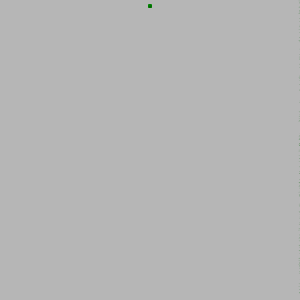
Frame 1 (no input)
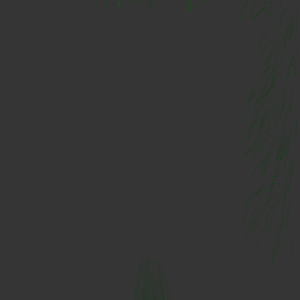
Frame 60 (the mouse pressed at the canvas centre just before this capture)
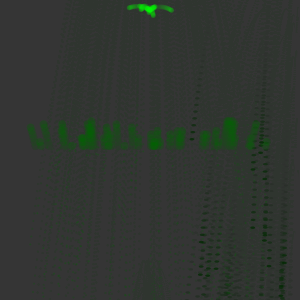
Frame 120 (the mouse held since frame 60 and released just before this capture)

The Processing sketch that drew these frames (run headless with seeded random() and noise(); from frame 60 on, the mouse is pressed at the canvas centre):

// Processing sketch: processing_41766
// ── processing_41766.pde


int numParticles = 400;

GenParticle[] p = new GenParticle[numParticles];

void setup() {
  size(300, 300);
  noStroke();
  smooth();
  for (int i = 0; i < p.length; i++) {
    float velX = random(-1, 1);
    float velY = random(-5, -3);
    // note the different origin locations, here
    // sparks are made near the top of the sketch, water comes up from the bottom
    if (random(10) > 5) {
      p[i] = new SparkParticle(width/2, 10, velX, velY, 2.0, width/2, 10);
    }
    else {
      p[i] = new WaterParticle(width, random(height), velX, velY, 2.0, width/2, height);
    }
  }
}

void draw() {
  fill(50, 36);
  rect(0, 0, width, height);
  for (int i = 0; i < p.length; i++) {
    p[i].update();
    p[i].regenerate();
    p[i].display();
  }
}


class WaterParticle extends GenParticle {
  float age;

  WaterParticle(float xIn, float yIn, float vxIn, float vyIn, float r, float ox, float oy) {
    super(xIn, yIn, vxIn, vyIn, r, ox, oy);
    age = 0; // age is used for color; water starts off blue and gradually turns to white and very transparent (vapor)
  }

  void display() {
    color c = lerpColor(color(0, 100, 0, 100), color(0, 0, 0, 255), age * 0.005);
    fill(c);
    ellipse(x, y, radius/2, radius/4);
    radius-=0.1; // radius gradually gets bigger
    age++;
  }

  void regenerate() {
    if ((x > width + radius) || (x < -radius)) {
      x = originX;
      y = originY;
      vx = random(-0.5, 0.5);
      vy = random(-3.0, -.0);
      radius = random(1, 5);
      age = 0;
    }
  }
}


class SparkParticle extends GenParticle {
  float age;

  SparkParticle(float xIn, float yIn, float vxIn, float vyIn, float r, float ox, float oy) {
    super(xIn, yIn, vxIn, vyIn, r, ox, oy);
    age = random(200);
  }

  void update() {
    if (y >= height - radius) { // added bounce here
      y = height/radius;
      vy = -0.5 * vy;
      radius = radius/0.25;  // radius shrinks when a spark hits something
    }
    vy = vy + gravity;
    y += vy;
    x += vx;
    age++;
  }

  void display() {
    color c = lerpColor(color(0, 255, 0, 80), color(0, 100, 0, 80), age * 0.01); // create the changing color effect
    fill(c);
    ellipse(x, y, radius, radius);
  }

  void regenerate() {
    if (age > 300) {    // sparks die at age 300
      x = originX;
      y = originY;
      vx = random(-1.5, 1.5);    // more x velocity than y
      vy = random(-1, -0.5);
      age = 0;
      radius = 5.0;
    }
  }
}


class GenParticle extends Particle {
  float originX, originY;

  GenParticle(float xIn, float yIn, float vxIn, float vyIn, float r, float ox, float oy) {
    super(xIn, yIn, vxIn, vyIn, r);
    originX = ox;
    originY = oy;
  }

  void regenerate() {
    if ((x > width + radius) || (x < -radius) ||
      (y > height + radius) || (y < -radius)) {
      x = originX;
      y = originY;
      vx = random(-1.0, 1.0);
      vy = random(-4.0, -2.0);
    }
  }
}


class Particle {
  float x, y; // The x- and y-coordinates
  float vx, vy; // The x- and y-velocities
  float radius; // Particle radius
  float gravity = 0.1;

  Particle(float xpos, float ypos, float velx, float vely, float r) {
    x = xpos;
    y = ypos;
    vx = velx;
    vy = vely;
    radius = r;
  }

  void update() {
    vy = vy + gravity;
    y += vy;
    x += vx;
  }

  void display() {
    ellipse(x, y, radius*2, radius*2);
  }
}
